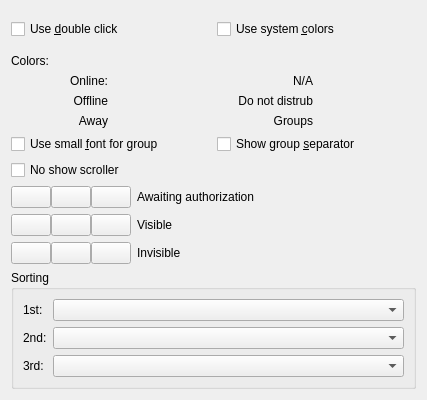
<?xml version="1.0" encoding="UTF-8"?>
<ui version="4.0">
 <class>ContactList</class>
 <widget class="QWidget" name="ContactList">
  <property name="geometry">
   <rect>
    <x>0</x>
    <y>0</y>
    <width>427</width>
    <height>400</height>
   </rect>
  </property>
  <property name="windowTitle">
   <string>Form2</string>
  </property>
  <layout class="QGridLayout">
   <property name="margin">
    <number>11</number>
   </property>
   <property name="spacing">
    <number>6</number>
   </property>
   <item row="0" column="0">
    <spacer name="Spacer1">
     <property name="orientation">
      <enum>Qt::Vertical</enum>
     </property>
     <property name="sizeType">
      <enum>QSizePolicy::Expanding</enum>
     </property>
     <property name="sizeHint" stdset="0">
      <size>
       <width>20</width>
       <height>20</height>
      </size>
     </property>
    </spacer>
   </item>
   <item row="1" column="0" colspan="2">
    <layout class="QGridLayout">
     <property name="margin">
      <number>0</number>
     </property>
     <property name="spacing">
      <number>6</number>
     </property>
     <item row="3" column="3">
      <widget class="QColorButton" name="btnGroup" native="true"/>
     </item>
     <item row="3" column="2">
      <widget class="QLabel" name="lblGroup">
       <property name="text">
        <string>Groups</string>
       </property>
       <property name="alignment">
        <set>Qt::AlignRight|Qt::AlignTrailing|Qt::AlignVCenter</set>
       </property>
       <property name="wordWrap">
        <bool>false</bool>
       </property>
      </widget>
     </item>
     <item row="2" column="2">
      <widget class="QLabel" name="lblDND">
       <property name="text">
        <string>Do not distrub</string>
       </property>
       <property name="alignment">
        <set>Qt::AlignRight|Qt::AlignTrailing|Qt::AlignVCenter</set>
       </property>
       <property name="wordWrap">
        <bool>false</bool>
       </property>
      </widget>
     </item>
     <item row="2" column="1">
      <widget class="QColorButton" name="btnOffline" native="true"/>
     </item>
     <item row="1" column="3">
      <widget class="QColorButton" name="btnNA" native="true"/>
     </item>
     <item row="2" column="0">
      <widget class="QLabel" name="lblOffline">
       <property name="text">
        <string>Offline</string>
       </property>
       <property name="alignment">
        <set>Qt::AlignRight|Qt::AlignTrailing|Qt::AlignVCenter</set>
       </property>
       <property name="wordWrap">
        <bool>false</bool>
       </property>
      </widget>
     </item>
     <item row="1" column="0">
      <widget class="QLabel" name="lblOnline">
       <property name="text">
        <string>Online:</string>
       </property>
       <property name="alignment">
        <set>Qt::AlignRight|Qt::AlignTrailing|Qt::AlignVCenter</set>
       </property>
       <property name="wordWrap">
        <bool>false</bool>
       </property>
      </widget>
     </item>
     <item row="3" column="1">
      <widget class="QColorButton" name="btnAway" native="true"/>
     </item>
     <item row="3" column="0">
      <widget class="QLabel" name="lblAway">
       <property name="text">
        <string>Away</string>
       </property>
       <property name="alignment">
        <set>Qt::AlignRight|Qt::AlignTrailing|Qt::AlignVCenter</set>
       </property>
       <property name="wordWrap">
        <bool>false</bool>
       </property>
      </widget>
     </item>
     <item row="2" column="3">
      <widget class="QColorButton" name="btnDND" native="true"/>
     </item>
     <item row="1" column="2">
      <widget class="QLabel" name="lblNA">
       <property name="text">
        <string>N/A</string>
       </property>
       <property name="alignment">
        <set>Qt::AlignRight|Qt::AlignTrailing|Qt::AlignVCenter</set>
       </property>
       <property name="wordWrap">
        <bool>false</bool>
       </property>
      </widget>
     </item>
     <item row="0" column="0" colspan="4">
      <widget class="QLabel" name="lblColors">
       <property name="text">
        <string>Colors:</string>
       </property>
       <property name="wordWrap">
        <bool>false</bool>
       </property>
      </widget>
     </item>
     <item row="1" column="1">
      <widget class="QColorButton" name="btnOnline" native="true"/>
     </item>
    </layout>
   </item>
   <item row="0" column="0">
    <widget class="QCheckBox" name="chkDblClick">
     <property name="text">
      <string>Use &amp;double click</string>
     </property>
    </widget>
   </item>
   <item row="0" column="1">
    <widget class="QCheckBox" name="chkSysColors">
     <property name="text">
      <string>Use system &amp;colors</string>
     </property>
    </widget>
   </item>
   <item row="2" column="0">
    <widget class="QCheckBox" name="chkSmallFont">
     <property name="text">
      <string>Use small &amp;font for group</string>
     </property>
    </widget>
   </item>
   <item row="2" column="1">
    <widget class="QCheckBox" name="chkGroupSeparator">
     <property name="text">
      <string>Show group &amp;separator</string>
     </property>
    </widget>
   </item>
   <item row="6" column="0" colspan="2">
    <layout class="QHBoxLayout">
     <property name="spacing">
      <number>6</number>
     </property>
     <property name="margin">
      <number>0</number>
     </property>
     <item>
      <layout class="QHBoxLayout">
       <property name="spacing">
        <number>0</number>
       </property>
       <property name="margin">
        <number>0</number>
       </property>
       <item>
        <widget class="QPushButton" name="btnInvisible1">
         <property name="text">
          <string/>
         </property>
        </widget>
       </item>
       <item>
        <widget class="QPushButton" name="btnInvisible2">
         <property name="text">
          <string/>
         </property>
        </widget>
       </item>
       <item>
        <widget class="QPushButton" name="btnInvisible3">
         <property name="text">
          <string/>
         </property>
        </widget>
       </item>
      </layout>
     </item>
     <item>
      <widget class="QLabel" name="lblInvisible">
       <property name="sizePolicy">
        <sizepolicy hsizetype="Expanding" vsizetype="Minimum">
         <horstretch>0</horstretch>
         <verstretch>0</verstretch>
        </sizepolicy>
       </property>
       <property name="text">
        <string>Invisible</string>
       </property>
       <property name="wordWrap">
        <bool>false</bool>
       </property>
      </widget>
     </item>
    </layout>
   </item>
   <item row="5" column="0" colspan="2">
    <layout class="QHBoxLayout">
     <property name="spacing">
      <number>6</number>
     </property>
     <property name="margin">
      <number>0</number>
     </property>
     <item>
      <layout class="QHBoxLayout">
       <property name="spacing">
        <number>0</number>
       </property>
       <property name="margin">
        <number>0</number>
       </property>
       <item>
        <widget class="QPushButton" name="btnVisible1">
         <property name="text">
          <string/>
         </property>
        </widget>
       </item>
       <item>
        <widget class="QPushButton" name="btnVisible2">
         <property name="text">
          <string/>
         </property>
        </widget>
       </item>
       <item>
        <widget class="QPushButton" name="btnVisible3">
         <property name="text">
          <string/>
         </property>
        </widget>
       </item>
      </layout>
     </item>
     <item>
      <widget class="QLabel" name="lblVisible">
       <property name="sizePolicy">
        <sizepolicy hsizetype="Expanding" vsizetype="Minimum">
         <horstretch>0</horstretch>
         <verstretch>0</verstretch>
        </sizepolicy>
       </property>
       <property name="text">
        <string>Visible</string>
       </property>
       <property name="wordWrap">
        <bool>false</bool>
       </property>
      </widget>
     </item>
    </layout>
   </item>
   <item row="4" column="0" colspan="2">
    <layout class="QHBoxLayout">
     <property name="spacing">
      <number>6</number>
     </property>
     <property name="margin">
      <number>0</number>
     </property>
     <item>
      <layout class="QHBoxLayout">
       <property name="spacing">
        <number>0</number>
       </property>
       <property name="margin">
        <number>0</number>
       </property>
       <item>
        <widget class="QPushButton" name="btnAuth1">
         <property name="text">
          <string/>
         </property>
        </widget>
       </item>
       <item>
        <widget class="QPushButton" name="btnAuth2">
         <property name="text">
          <string/>
         </property>
        </widget>
       </item>
       <item>
        <widget class="QPushButton" name="btnAuth3">
         <property name="text">
          <string/>
         </property>
        </widget>
       </item>
      </layout>
     </item>
     <item>
      <widget class="QLabel" name="lblAuth">
       <property name="sizePolicy">
        <sizepolicy hsizetype="Expanding" vsizetype="Minimum">
         <horstretch>0</horstretch>
         <verstretch>0</verstretch>
        </sizepolicy>
       </property>
       <property name="text">
        <string>Awaiting authorization</string>
       </property>
       <property name="wordWrap">
        <bool>false</bool>
       </property>
      </widget>
     </item>
    </layout>
   </item>
   <item row="3" column="0" colspan="2">
    <widget class="QCheckBox" name="chkScroll">
     <property name="text">
      <string>No show scroller</string>
     </property>
    </widget>
   </item>
   <item row="7" column="0" colspan="2">
    <widget class="QGroupBox" name="groupBox">
     <property name="title">
      <string>Sorting</string>
     </property>
     <layout class="QGridLayout" name="gridLayout">
      <item row="0" column="0">
       <widget class="QLabel" name="TextLabel1">
        <property name="text">
         <string>1st:</string>
        </property>
        <property name="wordWrap">
         <bool>false</bool>
        </property>
       </widget>
      </item>
      <item row="0" column="1">
       <widget class="QComboBox" name="cmbSort1">
        <property name="sizePolicy">
         <sizepolicy hsizetype="Expanding" vsizetype="Fixed">
          <horstretch>0</horstretch>
          <verstretch>0</verstretch>
         </sizepolicy>
        </property>
       </widget>
      </item>
      <item row="1" column="0">
       <widget class="QLabel" name="TextLabel2">
        <property name="text">
         <string>2nd:</string>
        </property>
        <property name="wordWrap">
         <bool>false</bool>
        </property>
       </widget>
      </item>
      <item row="1" column="1">
       <widget class="QComboBox" name="cmbSort2">
        <property name="sizePolicy">
         <sizepolicy hsizetype="Expanding" vsizetype="Fixed">
          <horstretch>0</horstretch>
          <verstretch>0</verstretch>
         </sizepolicy>
        </property>
       </widget>
      </item>
      <item row="2" column="0">
       <widget class="QLabel" name="TextLabel3">
        <property name="text">
         <string>3rd:</string>
        </property>
        <property name="wordWrap">
         <bool>false</bool>
        </property>
       </widget>
      </item>
      <item row="2" column="1">
       <widget class="QComboBox" name="cmbSort3">
        <property name="sizePolicy">
         <sizepolicy hsizetype="Expanding" vsizetype="Fixed">
          <horstretch>0</horstretch>
          <verstretch>0</verstretch>
         </sizepolicy>
        </property>
       </widget>
      </item>
     </layout>
     <zorder>cmbSort1</zorder>
     <zorder>TextLabel2</zorder>
     <zorder>cmbSort2</zorder>
     <zorder>TextLabel3</zorder>
     <zorder>TextLabel1</zorder>
     <zorder>cmbSort3</zorder>
     <zorder>cmbSort1</zorder>
     <zorder>TextLabel2</zorder>
     <zorder>cmbSort2</zorder>
     <zorder>TextLabel3</zorder>
     <zorder>TextLabel1</zorder>
     <zorder>cmbSort3</zorder>
     <zorder>cmbSort1</zorder>
     <zorder>TextLabel2</zorder>
     <zorder>cmbSort2</zorder>
     <zorder>TextLabel3</zorder>
     <zorder>TextLabel1</zorder>
     <zorder>cmbSort3</zorder>
    </widget>
   </item>
  </layout>
 </widget>
 <customwidgets>
  <customwidget>
   <class>QColorButton</class>
   <extends>QWidget</extends>
   <header>simgui/qcolorbutton.h</header>
  </customwidget>
 </customwidgets>
 <tabstops>
  <tabstop>chkDblClick</tabstop>
  <tabstop>chkSysColors</tabstop>
  <tabstop>chkSmallFont</tabstop>
  <tabstop>chkGroupSeparator</tabstop>
  <tabstop>chkScroll</tabstop>
  <tabstop>btnAuth1</tabstop>
  <tabstop>btnAuth2</tabstop>
  <tabstop>btnAuth3</tabstop>
  <tabstop>btnVisible1</tabstop>
  <tabstop>btnVisible2</tabstop>
  <tabstop>btnVisible3</tabstop>
  <tabstop>btnInvisible1</tabstop>
  <tabstop>btnInvisible2</tabstop>
  <tabstop>btnInvisible3</tabstop>
 </tabstops>
 <resources/>
 <connections/>
</ui>
